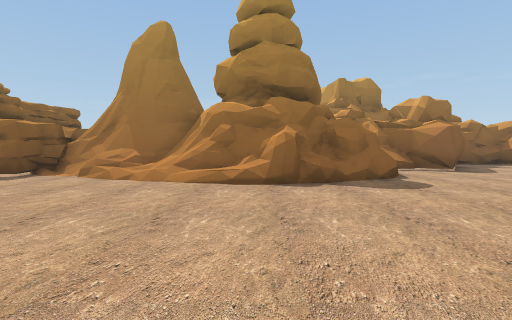
view 1 (above)

18 first-person views from a walk through a 3-D level made in the Unity game engine. The camera is 1.2 m above the floor, tilts 2° down and sees 80° across. The floor is counted in squares, 2 m on a side. Each view is taken from the middle of a square. On the plan, view 1 faces up. The plan holds only what a view shows up to about 9 squares ahead; the rest is blank. The place goes on beyond the plan. Some animated figures are not drawn.

view 2
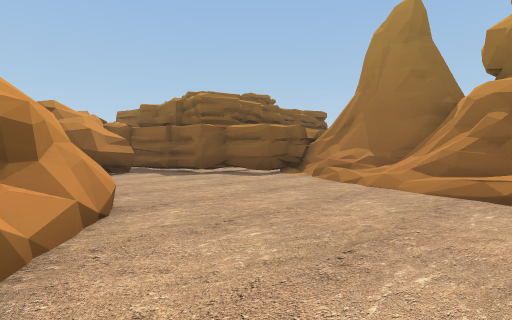

view 3
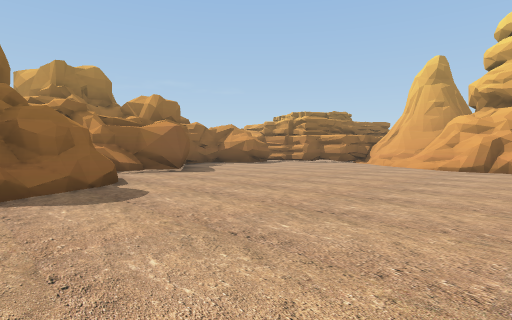

view 4
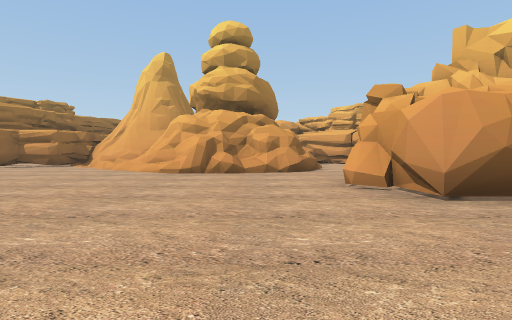

view 5
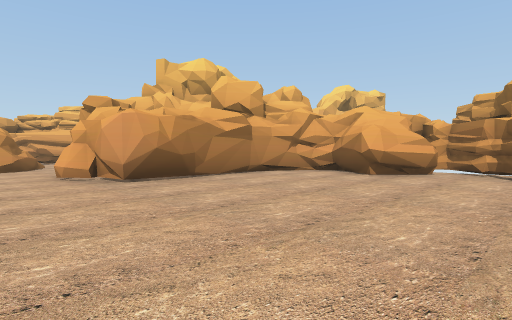

view 6
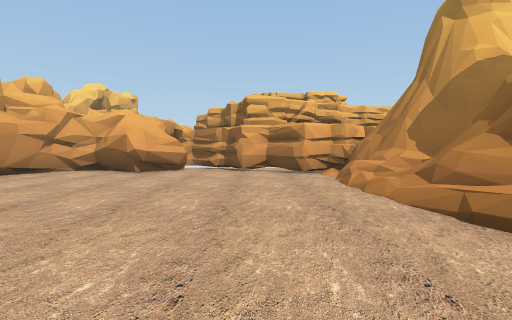

view 7
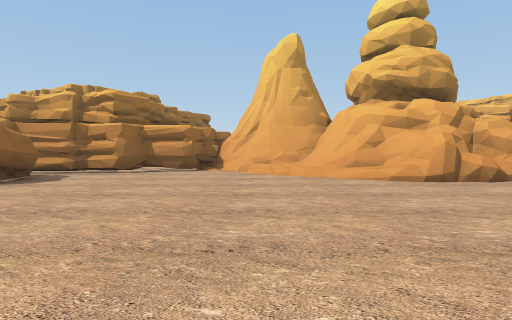

view 8
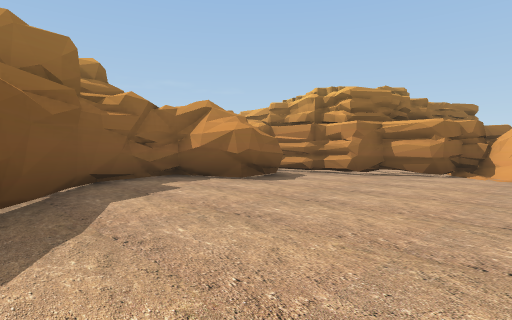

view 9
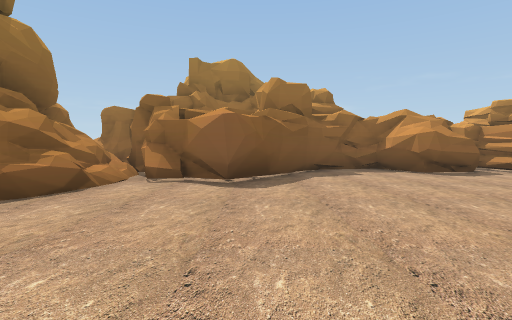

view 10
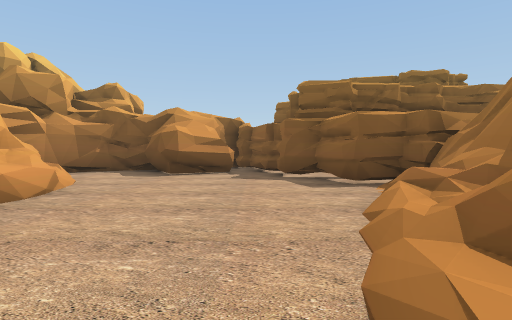

view 11
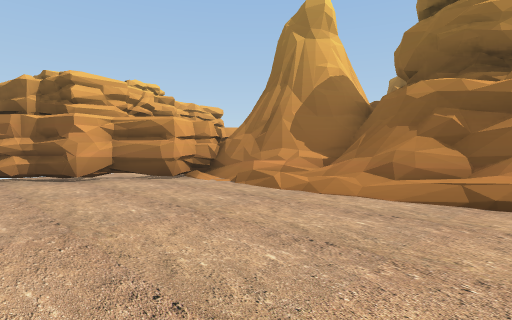

view 12
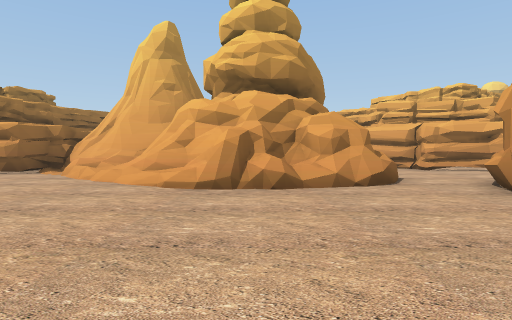

view 13
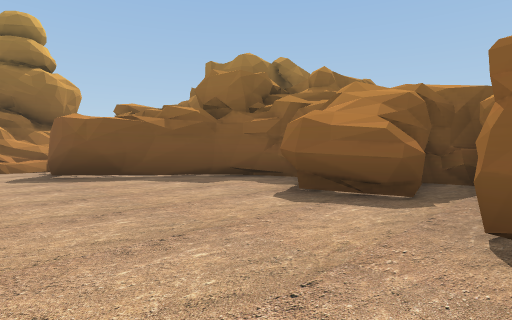

view 14
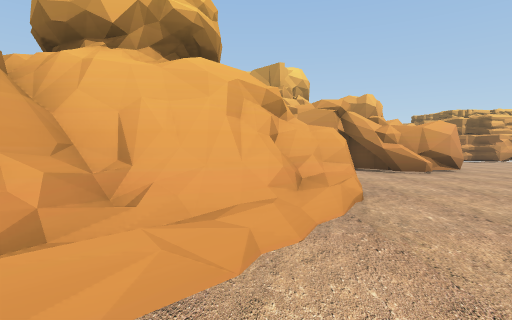

view 15
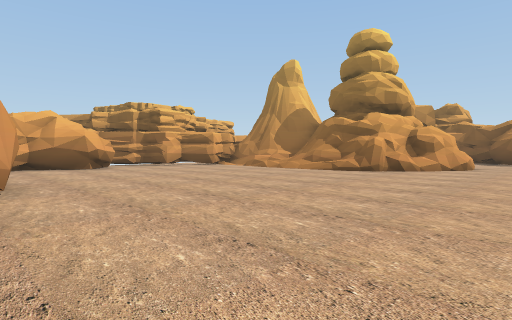

view 16
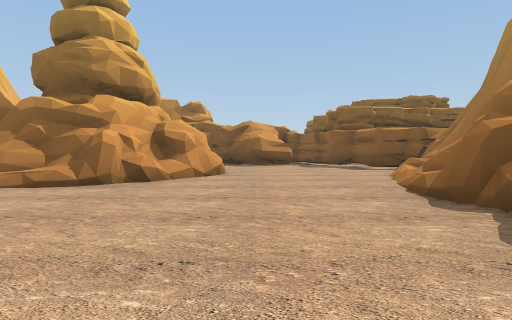

view 17
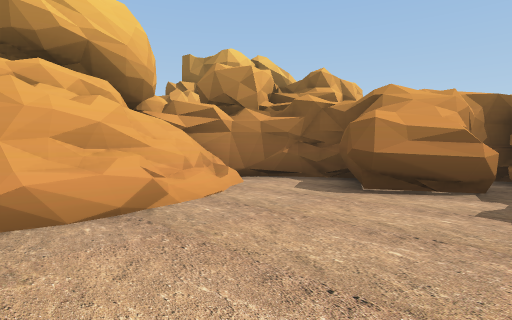

view 18
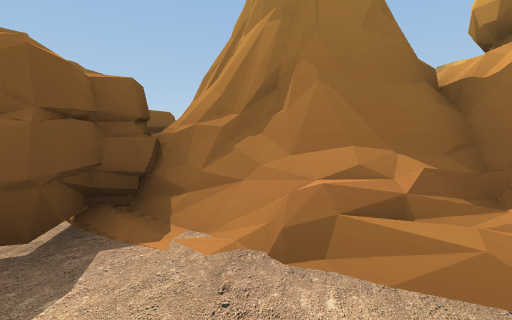

### Floor plan
Key: @ floor where view 1 was taken; # wall or solid block; . main floor; : floor 0.25 m higher than the main floor; / step, stairs or slope; = window, fence, low wall or low ledge; ^ raised ledge.
Columns run from 9 left of view 1 to 15 right of it. Each row starts with its distance up from view 1.
 13                     ###
 12                 #####.#
 11           #=   ##..####
 10        ^#     ##......#
  9     ##^^^  #=###......##
  8    ###==^  ##..........##
  7   ##//#=#^^##........../#
  6  ##...//=###..........###
  5  #.................../##
  4  #..................//#
  3  #..................##=
  2 ##..=##.............##
  1 #.//####............##
  0 ###^#####@..........####
 -1       ##=.......#^#..==
 -2       ###.......#####....
 -3      ##=:.......#    ...#
 -4    #^^^=/.......#      .#
 -5       ##/.......#      ##
 -6        ###...##.#
 -7          ##.#####
 -8           ###

Positions as (right, up) in squares from view 1, and headings:
1: (0, 0), facing up
2: (0, 1), facing up-left
3: (1, 1), facing up-right
4: (3, 1), facing right
5: (1, 1), facing down-right
6: (1, 2), facing down
7: (5, 6), facing right
8: (6, 6), facing up-right
9: (6, 3), facing up
10: (0, 5), facing left
11: (3, 0), facing down-left
12: (6, 2), facing right
13: (13, 7), facing up-left
14: (12, 7), facing down
15: (7, 4), facing down-left
16: (4, 3), facing left
17: (-3, 5), facing down-left
18: (-4, 5), facing up
